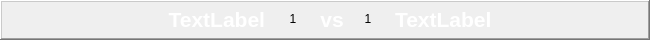
  <widget class="QFrame" name="frame_8">
   <property name="geometry">
    <rect>
     <x>1210</x>
     <y>490</y>
     <width>650</width>
     <height>40</height>
    </rect>
   </property>
   <property name="frameShape">
    <enum>QFrame::WinPanel</enum>
   </property>
   <property name="frameShadow">
    <enum>QFrame::Raised</enum>
   </property>
   <widget class="QLabel" name="t13">
    <property name="geometry">
     <rect>
      <x>15</x>
      <y>4</y>
      <width>250</width>
      <height>30</height>
     </rect>
    </property>
    <property name="palette">
     <palette>
      <active>
       <colorrole role="WindowText">
        <brush brushstyle="SolidPattern">
         <color alpha="255">
          <red>255</red>
          <green>255</green>
          <blue>255</blue>
         </color>
        </brush>
       </colorrole>
      </active>
      <inactive>
       <colorrole role="WindowText">
        <brush brushstyle="SolidPattern">
         <color alpha="255">
          <red>255</red>
          <green>255</green>
          <blue>255</blue>
         </color>
        </brush>
       </colorrole>
      </inactive>
      <disabled>
       <colorrole role="WindowText">
        <brush brushstyle="SolidPattern">
         <color alpha="255">
          <red>120</red>
          <green>120</green>
          <blue>120</blue>
         </color>
        </brush>
       </colorrole>
      </disabled>
     </palette>
    </property>
    <property name="font">
     <font>
      <family>Segoe UI</family>
      <pointsize>16</pointsize>
      <weight>75</weight>
      <italic>false</italic>
      <bold>true</bold>
     </font>
    </property>
    <property name="styleSheet">
     <string notr="true"/>
    </property>
    <property name="text">
     <string>TextLabel</string>
    </property>
    <property name="alignment">
     <set>Qt::AlignRight|Qt::AlignTrailing|Qt::AlignVCenter</set>
    </property>
   </widget>
   <widget class="QLabel" name="t14">
    <property name="geometry">
     <rect>
      <x>395</x>
      <y>4</y>
      <width>250</width>
      <height>30</height>
     </rect>
    </property>
    <property name="palette">
     <palette>
      <active>
       <colorrole role="WindowText">
        <brush brushstyle="SolidPattern">
         <color alpha="255">
          <red>255</red>
          <green>255</green>
          <blue>255</blue>
         </color>
        </brush>
       </colorrole>
      </active>
      <inactive>
       <colorrole role="WindowText">
        <brush brushstyle="SolidPattern">
         <color alpha="255">
          <red>255</red>
          <green>255</green>
          <blue>255</blue>
         </color>
        </brush>
       </colorrole>
      </inactive>
      <disabled>
       <colorrole role="WindowText">
        <brush brushstyle="SolidPattern">
         <color alpha="255">
          <red>120</red>
          <green>120</green>
          <blue>120</blue>
         </color>
        </brush>
       </colorrole>
      </disabled>
     </palette>
    </property>
    <property name="font">
     <font>
      <family>Segoe UI</family>
      <pointsize>16</pointsize>
      <weight>75</weight>
      <italic>false</italic>
      <bold>true</bold>
     </font>
    </property>
    <property name="styleSheet">
     <string notr="true"/>
    </property>
    <property name="text">
     <string>TextLabel</string>
    </property>
   </widget>
   <widget class="QLabel" name="vs7">
    <property name="geometry">
     <rect>
      <x>317</x>
      <y>4</y>
      <width>30</width>
      <height>30</height>
     </rect>
    </property>
    <property name="palette">
     <palette>
      <active>
       <colorrole role="WindowText">
        <brush brushstyle="SolidPattern">
         <color alpha="255">
          <red>255</red>
          <green>255</green>
          <blue>255</blue>
         </color>
        </brush>
       </colorrole>
      </active>
      <inactive>
       <colorrole role="WindowText">
        <brush brushstyle="SolidPattern">
         <color alpha="255">
          <red>255</red>
          <green>255</green>
          <blue>255</blue>
         </color>
        </brush>
       </colorrole>
      </inactive>
      <disabled>
       <colorrole role="WindowText">
        <brush brushstyle="SolidPattern">
         <color alpha="255">
          <red>120</red>
          <green>120</green>
          <blue>120</blue>
         </color>
        </brush>
       </colorrole>
      </disabled>
     </palette>
    </property>
    <property name="font">
     <font>
      <family>Segoe UI</family>
      <pointsize>16</pointsize>
      <weight>75</weight>
      <italic>false</italic>
      <bold>true</bold>
     </font>
    </property>
    <property name="styleSheet">
     <string notr="true"/>
    </property>
    <property name="text">
     <string>vs</string>
    </property>
    <property name="alignment">
     <set>Qt::AlignCenter</set>
    </property>
   </widget>
   <widget class="QLabel" name="l13">
    <property name="geometry">
     <rect>
      <x>278</x>
      <y>4</y>
      <width>30</width>
      <height>30</height>
     </rect>
    </property>
    <property name="text">
     <string>1</string>
    </property>
    <property name="alignment">
     <set>Qt::AlignCenter</set>
    </property>
   </widget>
   <widget class="QLabel" name="l14">
    <property name="geometry">
     <rect>
      <x>353</x>
      <y>4</y>
      <width>30</width>
      <height>30</height>
     </rect>
    </property>
    <property name="text">
     <string>1</string>
    </property>
    <property name="alignment">
     <set>Qt::AlignCenter</set>
    </property>
   </widget>
  </widget>
